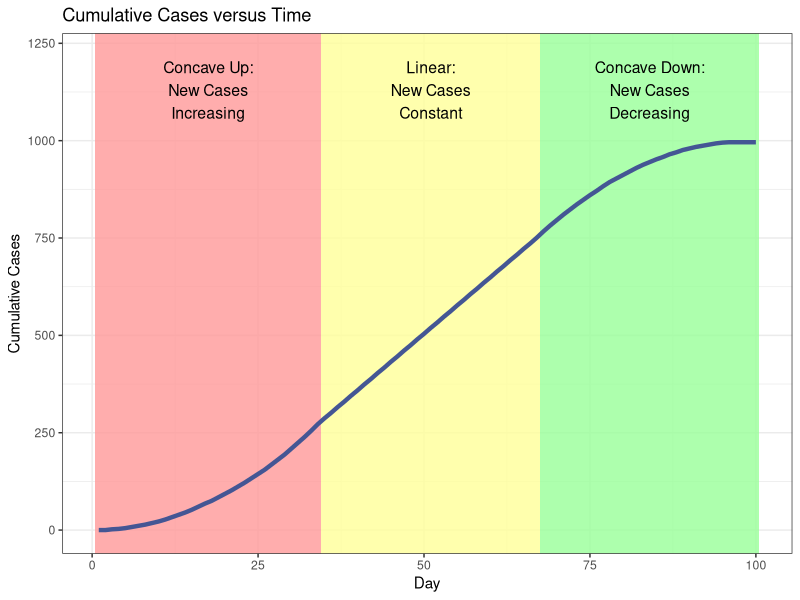
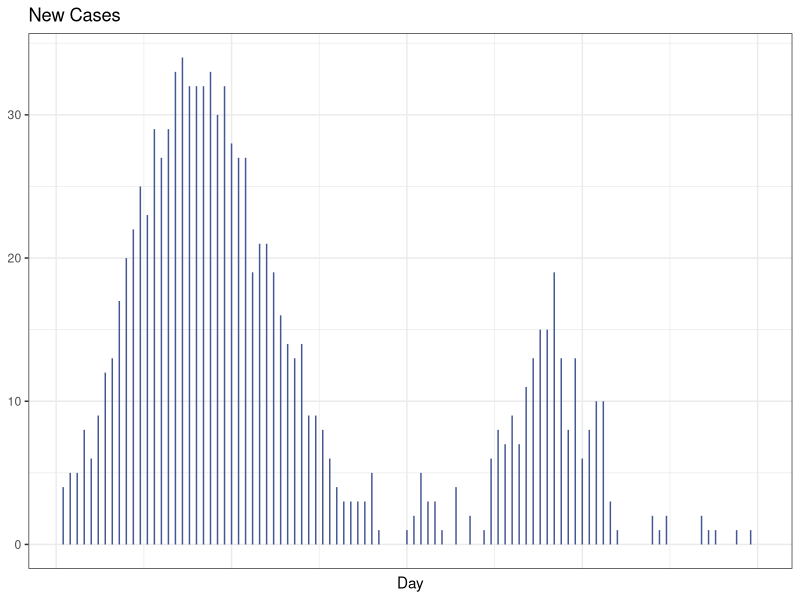
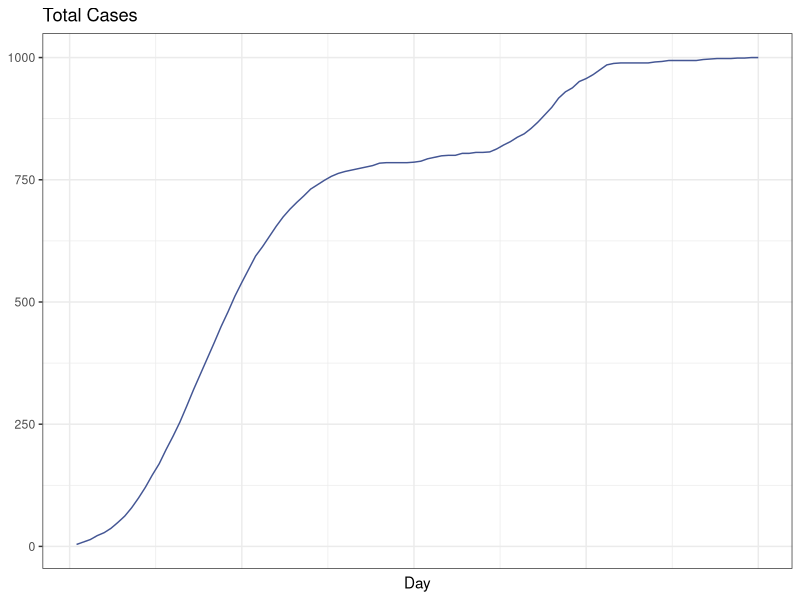
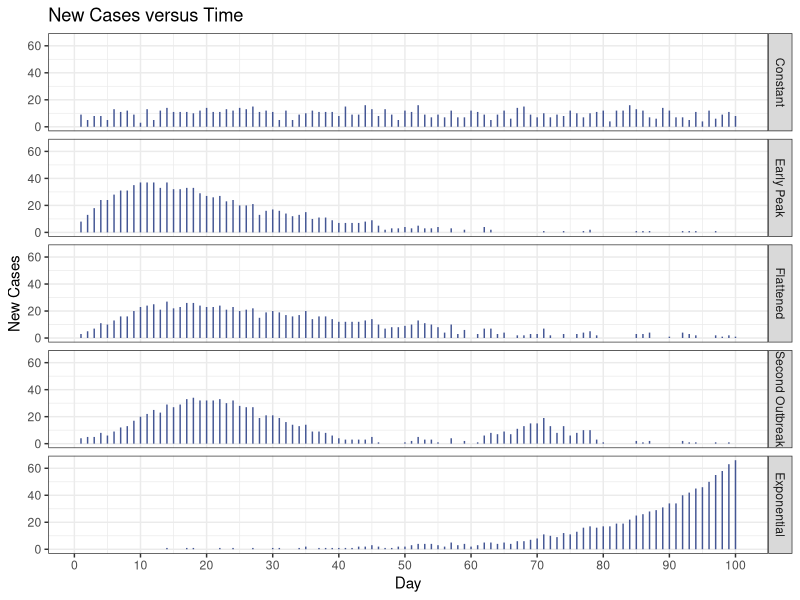
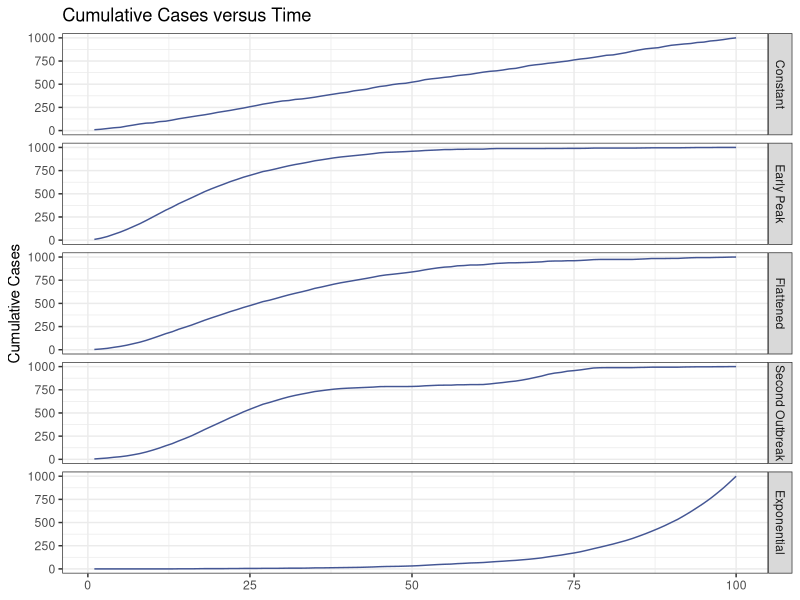
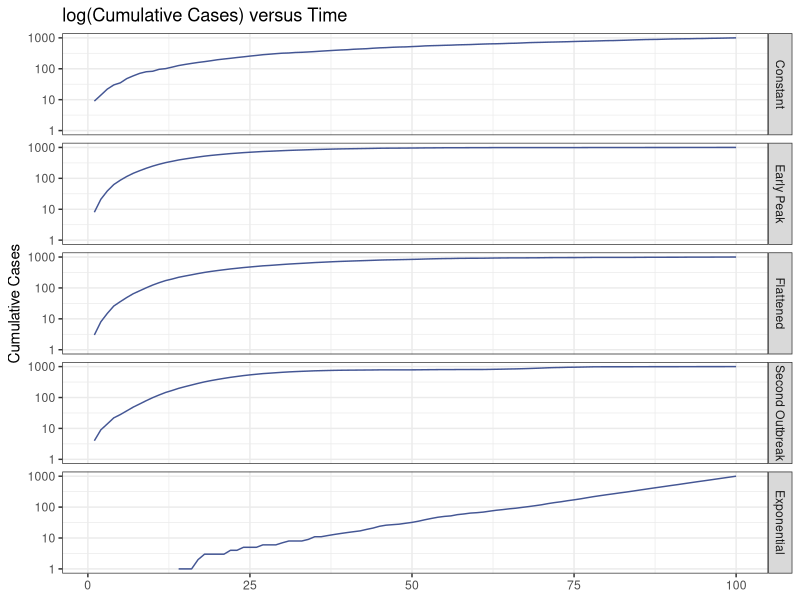
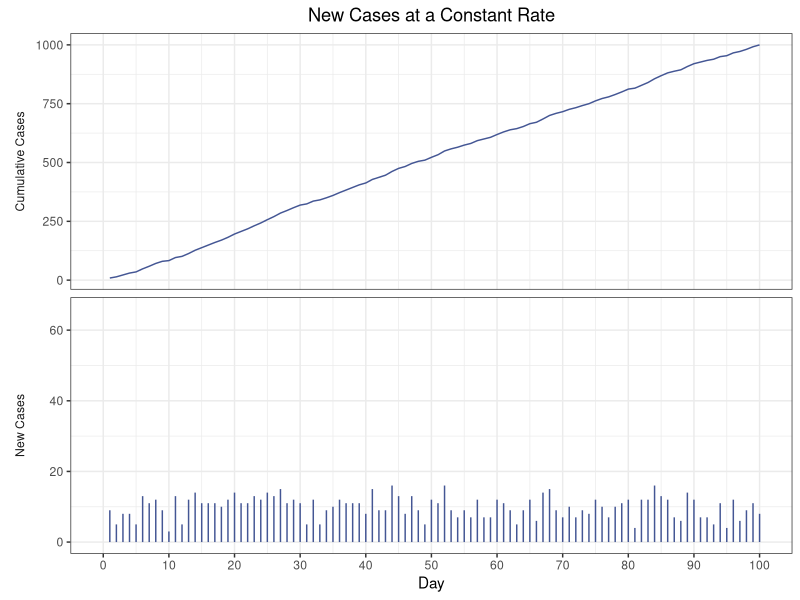
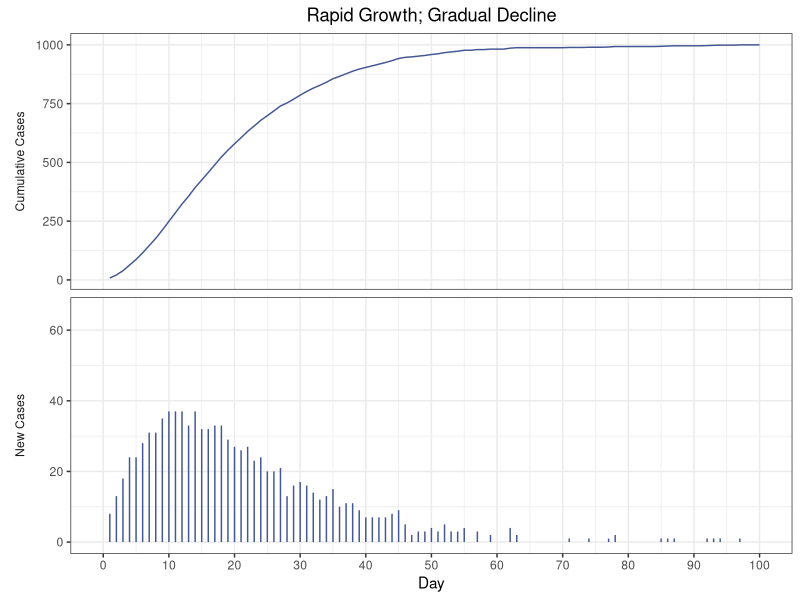

Generate these figures, in order, with R:
# P099 - Cumulative frequency curves (translation of P099_cumulativecurve.sas)
suppressPackageStartupMessages({
  library(dplyr)
  library(ggplot2)
})

out <- Sys.getenv("OUT_DIR")
if (out == "") out <- "."
dir.create(out, showWarnings = FALSE, recursive = TRUE)

# Round half away from zero (SAS ROUND semantics)
round_half_up <- function(x, d = 0) {
  m <- 10^d
  sign(x) * floor(abs(x) * m + 0.5) / m
}

# ------------------------------------------------------------------
# Demo data (SAS: call streaminit(123); rand("Normal"))
# NOTE: SAS's random number stream cannot be reproduced in R; an R seed is used.
# The linear block (days 35-67) is deterministic and matches SAS exactly.
# ------------------------------------------------------------------
set.seed(123)
Day <- 1:100
Block <- character(100)
NewCases <- numeric(100)
for (i in seq_along(Day)) {
  d <- Day[i]
  if (d < 35) {
    Block[i] <- "Concave Up:/New Cases/Increasing"
    NewCases[i] <- d + rnorm(1)
  } else if (d < 68) {
    Block[i] <- "Linear:/New Cases/Constant"
    NewCases[i] <- 30 + (d %% 2)
  } else {
    Block[i] <- "Concave Down:/New Cases/Decreasing"
    NewCases[i] <- 100 - d + rnorm(1)
  }
  NewCases[i] <- floor(0.49 * NewCases[i])
  if (NewCases[i] < 0) NewCases[i] <- 0
}
Demo <- data.frame(Day = Day, Block = Block, NewCases = NewCases,
                   Cumul = cumsum(NewCases), stringsAsFactors = FALSE)

# ------------------------------------------------------------------
# Scenario datasets (Cumul = running total of NewCases, as in datalines)
# ------------------------------------------------------------------
mk <- function(type, nc) {
  if (length(nc) != 100) warning(sprintf("%s: length %d", type, length(nc)))
  data.frame(Type = type, Day = 1:100, NewCases = nc, Cumul = cumsum(nc),
             stringsAsFactors = FALSE)
}

Uni <- mk("Constant", c(
  9,5,8,8,5,13,11,12,9,3,13,5,12,14,11,11,11,10,12,14,
  11,11,13,12,14,13,15,11,12,11,5,12,5,9,10,12,11,11,11,8,
  15,9,9,16,13,8,13,9,5,12,11,16,9,7,9,7,12,7,7,12,
  11,9,5,9,12,6,14,15,9,7,10,7,9,8,12,10,7,10,11,12,
  4,12,12,16,13,12,7,6,14,12,7,7,5,11,4,12,6,9,11,8))

Peak <- mk("Early Peak", c(
  8,13,18,24,24,28,31,31,35,37,37,37,33,37,32,32,33,33,29,27,
  26,27,23,24,20,20,21,13,16,17,16,14,12,13,15,10,11,11,9,7,
  7,7,7,8,9,5,2,3,3,4,3,5,3,3,4,0,3,0,2,0,
  0,4,2,0,0,0,0,0,0,0,1,0,0,1,0,0,1,2,0,0,
  0,0,0,0,1,1,1,0,0,0,0,1,1,1,0,0,1,0,0,0))

Flatten <- mk("Flattened", c(
  3,5,7,11,10,13,16,16,20,23,24,25,21,27,22,23,26,26,24,23,
  23,24,21,23,20,21,22,15,19,20,19,17,16,17,20,14,16,16,14,12,
  12,12,12,13,14,10,7,8,8,9,10,13,11,10,8,4,10,3,6,0,
  3,7,7,3,4,0,2,2,3,3,7,2,0,3,0,3,4,5,2,0,
  0,0,0,0,3,3,4,0,0,1,0,4,3,2,0,0,2,1,2,1))

Outbreak2 <- mk("Second Outbreak", c(
  4,5,5,8,6,9,12,13,17,20,22,25,23,29,27,29,33,34,32,32,
  32,33,30,32,28,27,27,19,21,21,19,16,14,13,14,9,9,8,6,4,
  3,3,3,3,5,1,0,0,0,1,2,5,3,3,1,0,4,0,2,0,
  1,6,8,7,9,7,11,13,15,15,19,13,8,13,6,8,10,10,3,1,
  0,0,0,0,2,1,2,0,0,0,0,2,1,1,0,0,1,0,1,0))

Exp <- mk("Exponential", c(
  0,0,0,0,0,0,0,0,0,0,0,0,0,1,0,0,1,1,0,0,
  0,1,0,1,0,0,1,0,0,1,1,0,0,1,2,0,1,1,1,1,
  1,1,2,2,3,2,1,1,2,2,3,4,4,4,3,2,5,3,4,2,
  3,5,5,4,5,4,6,6,7,8,11,10,9,12,11,13,16,17,16,17,
  17,19,19,22,25,26,28,29,31,34,34,40,42,45,46,50,55,58,63,66))

for (d in list(Uni, Peak, Flatten, Outbreak2, Exp)) {
  if (tail(d$Cumul, 1) != 1000) warning(paste(d$Type[1], "does not sum to 1000"))
}

# ------------------------------------------------------------------
# SGPlot: Cumulative cases with blocks
# ------------------------------------------------------------------
blk <- Demo %>% mutate(grp = cumsum(Block != lag(Block, default = ""))) %>%
  group_by(grp, Block) %>% summarise(xmin = min(Day) - 0.5, xmax = max(Day) + 0.5,
                                     .groups = "drop") %>%
  mutate(label = gsub("/", "\n", Block))
ymax <- max(Demo$Cumul) * 1.22
p <- ggplot() +
  geom_rect(data = blk, aes(xmin = xmin, xmax = xmax, ymin = -Inf, ymax = Inf, fill = Block),
            alpha = 0.8, show.legend = FALSE) +
  geom_text(data = blk, aes(x = (xmin + xmax) / 2, y = ymax * 0.93, label = label), size = 4) +
  geom_line(data = Demo, aes(Day, Cumul), linewidth = 1.5, colour = "#445694") +
  scale_fill_manual(values = c("Concave Up:/New Cases/Increasing" = "#FF9999",
                               "Linear:/New Cases/Constant" = "#FFFF99",
                               "Concave Down:/New Cases/Decreasing" = "#99FF99")) +
  coord_cartesian(ylim = c(0, ymax)) +
  labs(title = "Cumulative Cases versus Time", x = "Day", y = "Cumulative Cases") +
  theme_bw()
ggsave(file.path(out, "sgplot.png"), p, width = 8, height = 6, dpi = 100)
write.csv(Demo, file.path(out, "sgplot.csv"), row.names = FALSE, na = "")

# SGPlot1 / SGPlot2: Outbreak2 new cases (needle) and total cases (series)
p1 <- ggplot(Outbreak2, aes(Day, NewCases)) +
  geom_segment(aes(xend = Day, yend = 0), colour = "#445694") +
  labs(title = "New Cases", x = "Day", y = NULL) + theme_bw() +
  theme(axis.text.x = element_blank(), axis.ticks.x = element_blank())
ggsave(file.path(out, "sgplot1.png"), p1, width = 3, height = 2, dpi = 100)
write.csv(Outbreak2[, c("Day", "NewCases")], file.path(out, "sgplot1.csv"), row.names = FALSE)

p2 <- ggplot(Outbreak2, aes(Day, Cumul)) + geom_line(colour = "#445694") +
  labs(title = "Total Cases", x = "Day", y = NULL) + theme_bw() +
  theme(axis.text.x = element_blank(), axis.ticks.x = element_blank())
ggsave(file.path(out, "sgplot2.png"), p2, width = 3, height = 2, dpi = 100)
write.csv(Outbreak2[, c("Day", "Cumul")], file.path(out, "sgplot2.csv"), row.names = FALSE)

# ------------------------------------------------------------------
# Infection + PROC MEANS
# ------------------------------------------------------------------
Infection <- bind_rows(Uni, Peak, Flatten, Outbreak2, Exp)
type_order <- unique(Infection$Type)
Infection$TypeF <- factor(Infection$Type, levels = type_order)

means <- Infection %>% group_by(TypeF) %>%
  summarise(N_Obs = n(), Mean = mean(NewCases), StdDev = sd(NewCases),
            Min = min(NewCases), Max = max(NewCases), Sum = sum(NewCases),
            .groups = "drop") %>%
  rename(Type = TypeF) %>% mutate(Type = as.character(Type))
write.csv(means, file.path(out, "p099.csv"), row.names = FALSE, na = "")
write.csv(means, file.path(out, "P099_means.csv"), row.names = FALSE, na = "")

fmt <- function(x) {
  ip <- nchar(as.character(floor(abs(x))))
  dec <- pmax(0, pmin(7, 11 - ip - 1))
  formatC(round_half_up(x, dec), format = "f", digits = dec, width = 12)
}
lines <- c("The MEANS Procedure", "",
           "Analysis Variable : NewCases New Cases", "",
           sprintf("%-16s %6s %12s %12s %12s %12s %12s",
                   "Type", "N Obs", "Mean", "Std Dev", "Minimum", "Maximum", "Sum"),
           strrep("-", 90))
for (i in seq_len(nrow(means))) {
  lines <- c(lines, sprintf("%-16s %6d %s %s %s %s %s", means$Type[i], means$N_Obs[i],
                            fmt(means$Mean[i]), fmt(means$StdDev[i]), fmt(means$Min[i]),
                            fmt(means$Max[i]), fmt(means$Sum[i])))
}
lines <- c(lines, strrep("-", 90))
writeLines(lines, file.path(out, "p099.txt"))

# ------------------------------------------------------------------
# SGPanel figures
# ------------------------------------------------------------------
pp <- ggplot(Infection, aes(Day, NewCases)) +
  geom_segment(aes(xend = Day, yend = 0), colour = "#445694") +
  facet_grid(TypeF ~ .) + scale_x_continuous(breaks = seq(0, 100, 10)) +
  labs(title = "New Cases versus Time", y = "New Cases") + theme_bw()
ggsave(file.path(out, "sgpanel.png"), pp, width = 5, height = 6, dpi = 100)
write.csv(Infection[, c("Type", "Day", "NewCases")], file.path(out, "sgpanel.csv"), row.names = FALSE)

pp1 <- ggplot(Infection, aes(Day, Cumul)) + geom_line(colour = "#445694") +
  facet_grid(TypeF ~ .) + expand_limits(y = 0) +
  labs(title = "Cumulative Cases versus Time", x = NULL, y = "Cumulative Cases") + theme_bw()
ggsave(file.path(out, "sgpanel1.png"), pp1, width = 5, height = 6, dpi = 100)
write.csv(Infection[, c("Type", "Day", "Cumul")], file.path(out, "sgpanel1.csv"), row.names = FALSE)

InfPos <- Infection %>% filter(Cumul > 0)
pp2 <- ggplot(InfPos, aes(Day, Cumul)) + geom_line(colour = "#445694") +
  facet_grid(TypeF ~ .) + scale_y_log10() +
  labs(title = "log(Cumulative Cases) versus Time", x = NULL, y = "Cumulative Cases") + theme_bw()
ggsave(file.path(out, "sgpanel2.png"), pp2, width = 5, height = 6, dpi = 100)
write.csv(InfPos[, c("Type", "Day", "Cumul")], file.path(out, "sgpanel2.csv"), row.names = FALSE)

# ------------------------------------------------------------------
# SGRender (Epidemic template): cumulative (top) + new-case needles (bottom)
# ------------------------------------------------------------------
render <- function(d, title, name) {
  long <- bind_rows(
    data.frame(Panel = "Cumulative Cases", Day = d$Day, Value = d$Cumul),
    data.frame(Panel = "New Cases", Day = d$Day, Value = d$NewCases))
  long$Panel <- factor(long$Panel, levels = c("Cumulative Cases", "New Cases"))
  g <- ggplot(long, aes(Day, Value)) +
    geom_line(data = subset(long, Panel == "Cumulative Cases"), colour = "#445694") +
    geom_segment(data = subset(long, Panel == "New Cases"),
                 aes(xend = Day, yend = 0), colour = "#445694") +
    geom_blank(data = data.frame(Panel = factor("New Cases", levels = levels(long$Panel)),
                                 Day = 0, Value = 66)) +
    facet_grid(Panel ~ ., scales = "free_y", switch = "y") +
    scale_x_continuous(breaks = seq(0, 100, 10), limits = c(0, 100)) +
    labs(title = title, x = "Day", y = NULL) + theme_bw() +
    theme(strip.placement = "outside", strip.background = element_blank(),
          plot.title = element_text(hjust = 0.5))
  ggsave(file.path(out, paste0(name, ".png")), g, width = 5, height = 3.6, dpi = 100)
  write.csv(d[, c("Day", "NewCases", "Cumul")], file.path(out, paste0(name, ".csv")),
            row.names = FALSE)
}
render(Uni, "New Cases at a Constant Rate", "sgrender")
render(Peak, "Rapid Growth; Gradual Decline", "sgrender1")
render(Flatten, "Gradual Growth; Gradual Decline", "sgrender2")
render(Outbreak2, "Secondary Outbreak", "sgrender3")
render(Exp, "Exponential Growth in New Cases", "sgrender4")

cat("P099 done\n")
